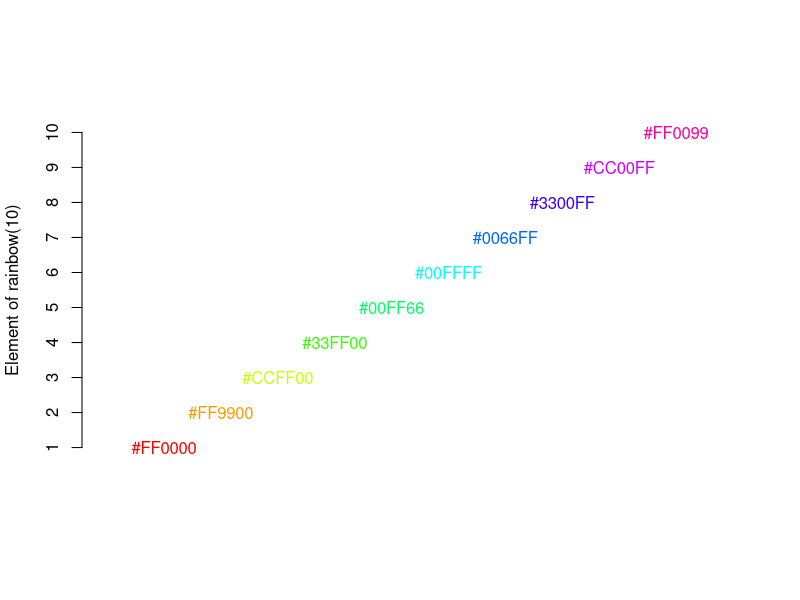

Reproduce this figure in R.
x <- seq(1, 10, 1)
xColors <- rainbow(10)
plot(x, x, xlim = c(0,11), ylim = c(0, 11), xlab = "",
     ylab = "Element of rainbow(10)", type = "n",
     axes = FALSE)
text(x, x, xColors, col = xColors)
axis(2, x, x)
